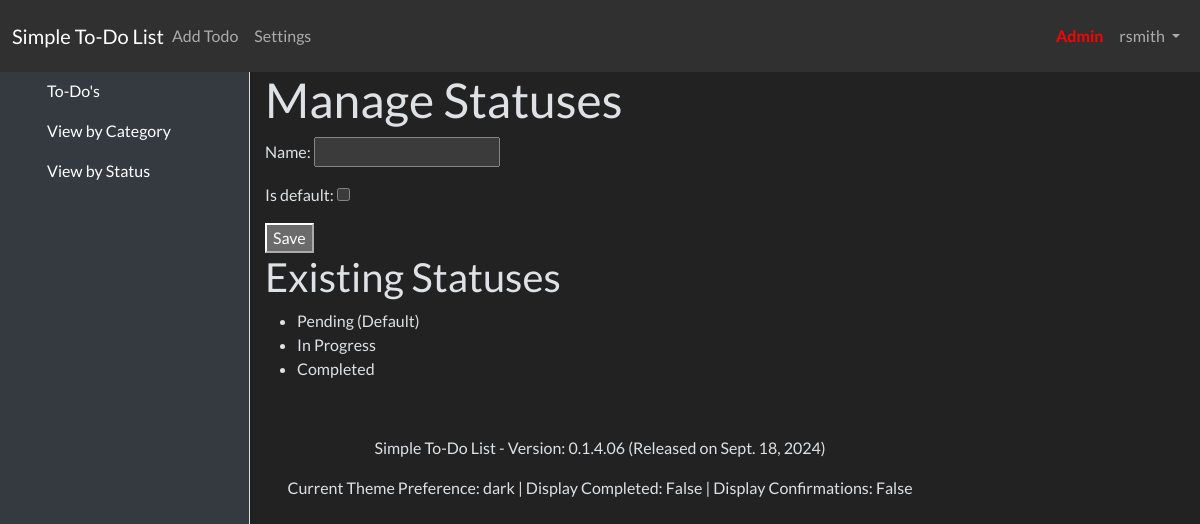
The page /settings/statuses/ (signed in) on the database its author committed.
### todo/models.py (models this page shows, shortened)
class Status(models.Model):
    name = models.CharField(max_length=100)
    is_default = models.BooleanField(default=False)
    class Meta:
        ordering = ['-name']
        verbose_name = "Status"
        verbose_name_plural = "Statuses"

class Version(models.Model):
    version_number = models.CharField(max_length=20)
    release_date = models.DateField(default=timezone.now)
    description = models.TextField(blank=True, null=True)
    class Meta:
        ordering = ['-release_date']
        verbose_name = "Version"
        verbose_name_plural = "Versions"

### settings/models.py (models this page shows, shortened)
class UserProfile(models.Model):
    user = models.OneToOneField(User, on_delete=models.CASCADE)
    theme_preference = models.CharField(max_length=10, choices=[('light', 'Light'), ('dark', 'Dark'), ('auto', 'Auto')], default='auto')
    show_completed = models.BooleanField(default=False)
    enable_confirmations = models.BooleanField(default=True)

### settings/views.py (the view)
# urls.py: path('statuses/', views.manage_statuses, name='manage_statuses'),
@login_required
def manage_statuses(request):
    statuses = Status.objects.all()
    if request.method == 'POST':
        form = StatusForm(request.POST)
        if form.is_valid():
            if form.cleaned_data.get('is_default'):
                Status.objects.filter(is_default=True).update(is_default(False))
            form.save()
            return redirect('settings:manage_statuses')
    else:
        form = StatusForm()
    return render(request, 'settings/manage_statuses.html', {'statuses': statuses, 'form': form})

### settings/forms.py (shortened to what this page needs)
class StatusForm(forms.ModelForm):
    class Meta:
        model = Status
        fields = ['name', 'is_default']

### todo/context_processors.py (called while the page is built)
def version_context(request):
    try:
        latest_version = Version.objects.order_by('-release_date', '-version_number').first()
    except Version.DoesNotExist:
        latest_version = None
    return {
        'latest_version': latest_version
    }

### settings/templates/settings/manage_statuses.html (shortened to what this page needs)
{% extends "base.html" %}
{% block content %}
<h1>Manage Statuses</h1>
<form method="post">
    {{ form.as_p }}
    <button type="submit">Save</button>
</form>
<h2>Existing Statuses</h2>
<ul>
    {% for status in statuses %}
    <li>{{ status.name }}{% if status.is_default %} (Default){% endif %}</li>
    {% endfor %}
</ul>
{% endblock %}

### templates/base.html (shortened to what this page needs)
{% load static %}
<!DOCTYPE html>
<html lang="en" data-bs-theme="{% if user.is_authenticated and user.userprofile.theme_preference == 'dark' %}dark{% else %}light{% endif %}">
<head>
    <link id="theme-css" rel="stylesheet" href="{% if user.is_authenticated and user.userprofile.theme_preference == 'dark' %}{% static 'css/darkly.css' %}{% else %}{% static 'css/flatly.css' %}{% endif %}">
    <link rel="stylesheet" href="{% static 'css/styles.css' %}">
</head>
<body>
    <nav class="navbar navbar-expand-lg {% if user.is_authenticated and user.userprofile.theme_preference == 'dark' %}navbar-dark bg-dark{% else %}navbar-light bg-light{% endif %}">
        <div class="container-fluid">
            <a class="navbar-brand me-auto" href="{% url 'todo:todo_list' %}">Simple To-Do List</a>
            <div class="collapse navbar-collapse" id="navbarNav">
                <ul class="navbar-nav me-auto">
                    <li class="nav-item">
                        <a class="nav-link" href="{% url 'todo:add_todo' %}">Add Todo</a>
                    </li>
                    <li class="nav-item">
                        <a class="nav-link" href="{% url 'settings:settings_home' %}">Settings</a>
                    </li>
                </ul>
                <ul class="navbar-nav ms-auto">
                    {% if user.is_authenticated %}
                        <li class="nav-item">
                            <a class="nav-link" href="{% url 'admin:index' %}" style="font-weight: bold; color: red;">Admin</a>
                        </li>
                        <li class="nav-item dropdown">
                            <a class="nav-link dropdown-toggle" href="#" id="userDropdown" role="button" data-bs-toggle="dropdown" aria-expanded="false">
                                {{ user.username }}
                            </a>
                        </li>
                    {% else %}
                        <li class="nav-item">
                            <a class="nav-link" href="{% url 'login' %}">Login</a>
                        </li>
                    {% endif %}
                </ul>
            </div>
        </div>
    </nav>
    <div class="sidebar">
        <ul class="nav flex-column">
            <li class="nav-item">
                <a class="nav-link" href="{% url 'todo:todo_list' %}">To-Do's</a>
            </li>
            <li class="nav-item">
                <a class="nav-link" href="{% url 'todo:todo_by_categories' %}">View by Category</a>
            </li>
            <li class="nav-item">
                <a class="nav-link" href="{% url 'todo:todo_by_status' %}">View by Status</a>
            </li>
        </ul>
    </div>
    <div class="content">
        {% block content %}{% endblock %}
    </div>
    <footer class="mt-4">
        <div class="container">
            <p class="text-center">Simple To-Do List - Version: {{ latest_version.version_number }} (Released on {{ latest_version.release_date }})</p>
            {% if user.is_authenticated %}
                <p class="text-center">Current Theme Preference: {{ user.userprofile.theme_preference }} |
                Display Completed: {{ user.userprofile.show_completed }} |
                Display Confirmations: {{ user.userprofile.enable_confirmations}}
            </p>
            {% endif %}
        </div>
    </footer>
</body>
</html>

### static/css/styles.css (style rules this page uses)
.sidebar { background-color: #f8f9fa; padding: 15px; border-right: 1px solid #ddd; position: fixed; top: 56px; left: 0; width: 250px; height: calc(100vh - 56px); z-index: 1; }
.navbar { background-color: #007bff; position: fixed; top: 0; left: 0; width: 100%; z-index: 2; }
.content { margin-left: 250px; margin-top: 56px; padding: 15px; }
.text-center { text-align: center; }

### templates/base.html (style rules this page uses)
.sidebar { width: 250px; position: fixed; top: 56px; left: 0; height: calc(100vh - 56px); padding: 15px; box-shadow: 2px 0 5px rgba(0, 0, 0, 0.1); z-index: 1; }
[data-bs-theme="dark"] .sidebar { background-color: #343a40; color: #fff; }
.sidebar a { color: inherit; }
.content { margin-left: 250px; margin-top: 56px; padding: 15px; }
.navbar { position: fixed; top: 0; left: 0; width: 100%; z-index: 2; }

### rows shown on the page
Status: name "Pending", is_default "(Default)"
Status: name "In Progress"
Status: name "Completed"
Version: version_number "0.1.4.06", release_date "Sept. 18, 2024"

### other values the page prints
{{ user.username }} "rsmith"
{{ user.userprofile.theme_preference }} "dark"
{{ user.userprofile.show_completed }} "False"
{{ user.userprofile.enable_confirmations }} "False"
